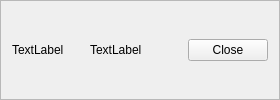
        <widget class="QFrame" name="bottom_frame">
         <property name="frameShape">
          <enum>QFrame::StyledPanel</enum>
         </property>
         <property name="frameShadow">
          <enum>QFrame::Raised</enum>
         </property>
         <layout class="QGridLayout" name="gridLayout_24">
          <item row="0" column="4">
           <widget class="QPushButton" name="close_btn">
            <property name="text">
             <string notr="true">Close</string>
            </property>
           </widget>
          </item>
          <item row="0" column="3">
           <spacer name="horizontalSpacer_9">
            <property name="orientation">
             <enum>Qt::Horizontal</enum>
            </property>
            <property name="sizeHint" stdset="0">
             <size>
              <width>40</width>
              <height>20</height>
             </size>
            </property>
           </spacer>
          </item>
          <item row="0" column="2">
           <widget class="QLabel" name="phylosoph_label">
            <property name="text">
             <string notr="true">TextLabel</string>
            </property>
            <property name="textFormat">
             <enum>Qt::RichText</enum>
            </property>
            <property name="openExternalLinks">
             <bool>true</bool>
            </property>
           </widget>
          </item>
          <item row="0" column="0">
           <widget class="QLabel" name="quote_label">
            <property name="text">
             <string notr="true">TextLabel</string>
            </property>
           </widget>
          </item>
          <item row="0" column="1">
           <spacer name="horizontalSpacer_5">
            <property name="orientation">
             <enum>Qt::Horizontal</enum>
            </property>
            <property name="sizeType">
             <enum>QSizePolicy::Fixed</enum>
            </property>
            <property name="sizeHint" stdset="0">
             <size>
              <width>20</width>
              <height>20</height>
             </size>
            </property>
           </spacer>
          </item>
         </layout>
        </widget>
